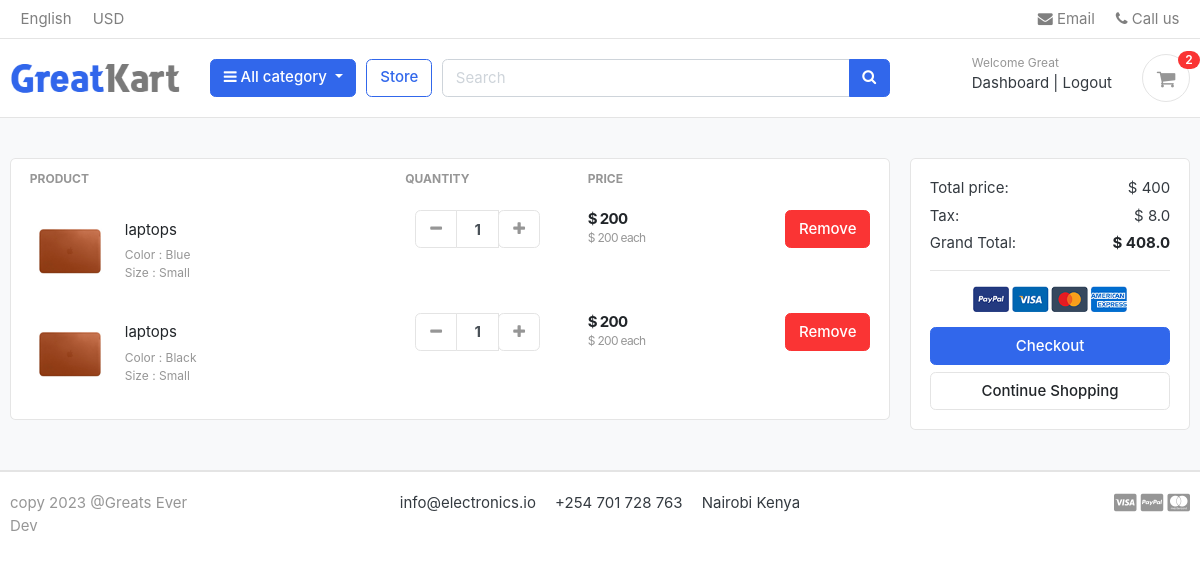
The app's page /cart/ (signed in), older data.
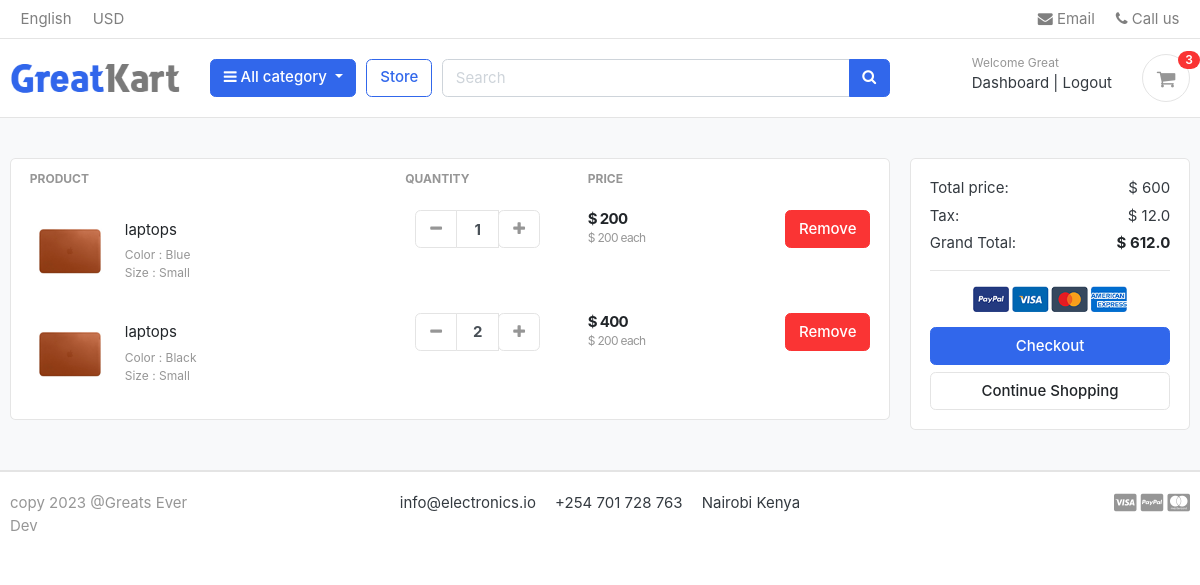
The same page, newer data.
### carts/models.py (models this page shows, shortened)
class CartItem(models.Model):
    user = models.ForeignKey(Account, on_delete=models.CASCADE, null=True)
    product = models.ForeignKey(Product, on_delete=models.CASCADE)
    variations = models.ManyToManyField(Variation, blank=True)
    cart    = models.ForeignKey(Cart, on_delete=models.CASCADE, null=True)
    quantity = models.IntegerField()
    is_active = models.BooleanField(default=True)
    def sub_total(self):
        return self.product.price * self.quantity

### store/models.py (models this page shows, shortened)
class Product(models.Model):
    product_name    = models.CharField(max_length=200, unique=True)
    slug            = models.SlugField(max_length=200, unique=True)
    description     = models.TextField(max_length=500, blank=True)
    price           = models.IntegerField()
    images          = models.ImageField(upload_to='photos/products')
    stock           = models.IntegerField()
    is_available    = models.BooleanField(default=True)
    category        = models.ForeignKey(Category, on_delete=models.CASCADE)
    created_date    = models.DateTimeField(auto_now_add=True)
    modified_date   = models.DateTimeField(auto_now=True)
    def get_url(self):
        return reverse('product_detail', args=[self.category.slug, self.slug])

### carts/views.py (the view)
# urls.py: path('', views.cart, name='cart'),
def cart(request, total=0, quantity=0, cart_items=None):
    try:
        tax = 0
        grand_total = 0
        if request.user.is_authenticated:
            cart_items = CartItem.objects.filter(user=request.user, is_active=True)
        else:
            cart = Cart.objects.get(cart_id=_cart_id(request))
            cart_items = CartItem.objects.filter(cart=cart, is_active=True)
        for cart_item in cart_items:
            total += (cart_item.product.price * cart_item.quantity)
            quantity += cart_item.quantity
        tax = (2 * total)/100
        grand_total = total + tax
    except ObjectDoesNotExist:
        pass #just ignore
    context = {
        'total': total,
        'quantity': quantity,
        'cart_items': cart_items,
        'tax'       : tax,
        'grand_total': grand_total,
    }
    return render(request, 'store/cart.html', context)

### carts/context_processors.py (called while the page is built)
def counter(request):
    cart_count = 0
    if 'admin' in request.path:
        return {}
    else:
        try:
            cart = Cart.objects.filter(cart_id=_cart_id(request))
            if request.user.is_authenticated:
                cart_items = CartItem.objects.all().filter(user=request.user)
            else:
                cart_items = CartItem.objects.all().filter(cart=cart[:1])
            for cart_item in cart_items:
                cart_count += cart_item.quantity
        except Cart.DoesNotExist:
            cart_count = 0
    return dict(cart_count=cart_count)

### carts/views.py (called while the page is built)
def _cart_id(request):
    cart = request.session.session_key
    if not cart:
        cart = request.session.create()
    return cart

### category/context_processors.py (called while the page is built)
def menu_links(request):
    links = Category.objects.all()
    return dict(links=links)

### category/models.py (called while the page is built)
    def get_url(self):
            return reverse('products_by_category', args=[self.slug])

### templates/store/cart.html (shortened to what this page needs)
{% extends 'base.html' %}
{% load static %}
{% block content %}
<section class="section-content padding-y bg">
<div class="container">
{% if not cart_items %}
	<h2 class="text-center">Your Shopping Cart is Empty</h2>
	<br>
	<div class="text-center">
		<a href="{% url 'store' %}" class="btn btn-primary">Continue Shopping</a>
	</div>
{% else %}
<div class="row">
	<aside class="col-lg-9">
<div class="card">
<table class="table table-borderless table-shopping-cart">
<thead class="text-muted">
<tr class="small text-uppercase">
  <th scope="col">Product</th>
  <th scope="col" width="120">Quantity</th>
  <th scope="col" width="120">Price</th>
  <th scope="col" class="text-right" width="200"> </th>
</tr>
</thead>
<tbody>
{% for cart_item in cart_items %}
<tr>
	<td>
		<figure class="itemside align-items-center">
			<div class="aside"><img src="{{ cart_item.product.images.url }}" class="img-sm"></div>
			<figcaption class="info">
				<a href="{{ cart_item.product.get_url }}" class="title text-dark">{{ cart_item.product.product_name }}</a>
				<p class="text-muted small">
					{% if cart_item.variations.all %}
						{% for item in cart_item.variations.all %}
							{{ item.variation_category | capfirst }} : {{ item.variation_value | capfirst }} <br>
						{% endfor %}
					{% endif %}
				</p>
			</figcaption>
		</figure>
	</td>
	<td>
					<div class="col">
						<div class="input-group input-spinner">
							<div class="input-group-prepend">
							<a href="{% url 'remove_cart' cart_item.product.id cart_item.id %}" class="btn btn-light" type="button" id="button-plus"> <i class="fa fa-minus"></i> </a>
							</div>
							<input type="text" class="form-control"  value="{{ cart_item.quantity }}">
							<div class="input-group-append">
								<form action="{% url 'add_cart' cart_item.product.id %}" method="POST">
									<button class="btn btn-light" type="submit" id="button-minus"> <i class="fa fa-plus"></i> </button>
								</form>
							</div>
						</div>
					</div>
	</td>
	<td>
		<div class="price-wrap">
			<var class="price">$ {{ cart_item.sub_total }}</var>
			<small class="text-muted"> $ {{ cart_item.product.price }} each </small>
		</div>
	</td>
	<td class="text-right">
	<a href="{% url 'remove_cart_item' cart_item.product.id cart_item.id %}" onclick="return confirm('Are you sure you want to delete this item?')" class="btn btn-danger"> Remove</a>
	</td>
</tr>
{% endfor %}
</tbody>
</table>
</div>
	</aside>
	<aside class="col-lg-3">
		<div class="card">
		<div class="card-body">
			<dl class="dlist-align">
			  <dt>Total price:</dt>
			  <dd class="text-right">$ {{total}}</dd>
			</dl>
			<dl class="dlist-align">
			  <dt>Tax:</dt>
			  <dd class="text-right"> $ {{tax}}</dd>
			</dl>
			<dl class="dlist-align">
			  <dt>Grand Total:</dt>
			  <dd class="text-right text-dark b"><strong>$ {{grand_total}}</strong></dd>
			</dl>
			<hr>
			<p class="text-center mb-3">
				<img src="{% static './images/misc/payments.png' %}" height="26">
			</p>
			<a href="{% url 'checkout' %}" class="btn btn-primary btn-block"> Checkout </a>
			<a href="{% url 'store' %}" class="btn btn-light btn-block">Continue Shopping</a>
		</div>
		</div>
</aside>
</div>
{% endif %}
</div>
</section>
{% endblock %}

### templates/includes/navbar.html (shortened to what this page needs)
{% load static %}
<header class="section-header">
    <nav class="navbar p-md-0 navbar-expand-sm navbar-light border-bottom">
        <div class="container">
            <div class="collapse navbar-collapse" id="navbarTop4">
                <ul class="navbar-nav mr-auto">
                    <li class="nav-item dropdown">
                        <a href="#" class="nav-link"> English </a>
                    </li>
                    <li class="nav-item dropdown">
                        <a href="#" class="nav-link"> USD </a>
                    </li>
                </ul>
                <ul class="navbar-nav">
                    <li><a href="#" class="nav-link"> <i class="fa fa-envelope"></i> Email </a></li>
                    <li><a href="#" class="nav-link"> <i class="fa fa-phone"></i> Call us </a></li>
                </ul>
            </div>
        </div>
    </nav>
    <section class="header-main border-bottom">
        <div class="container">
            <div class="row align-items-center">
                <div class="col-lg-2 col-md-3 col-6">
                    <a href="{% url 'home' %}" class="brand-wrap">
                        <img class="logo" src="{% static './images/logo.png' %}">
                    </a>
                </div>
                <div class="col-lg col-sm col-md col-6 flex-grow-0">
                    <div class="category-wrap dropdown d-inline-block float-right">
                        <button type="button" class="btn btn-primary dropdown-toggle" data-toggle="dropdown">
                            <i class="fa fa-bars"></i> All category
                        </button>
                    </div>
                </div>
                <a href="{% url 'store' %}" class="btn btn-outline-primary">Store</a>
                <div class="col-lg  col-md-6 col-sm-12 col">
                    <form action="{% url 'search' %}" class="search" method="GET">
                        <div class="input-group w-100">
                            <input type="text" class="form-control" style="width:60%;" placeholder="Search"
                                name="keyword">
                            <div class="input-group-append">
                                <button class="btn btn-primary" type="submit">
                                    <i class="fa fa-search"></i>
                                </button>
                            </div>
                        </div>
                    </form>
                </div>
                <div class="col-lg-3 col-sm-6 col-8 order-2 order-lg-3">
                    <div class="d-flex justify-content-end mb-3 mb-lg-0">
                        {% if user.id is None %}
                        <div class="widget-header">
                            <small class="title text-muted">Welcome guest!</small>
                            <div>
                                <a href="{% url 'login' %}">Sign in</a> <span class="dark-transp"> | </span>
                                <a href="{% url 'register' %}"> Register</a>
                            </div>
                        </div>
                        {% else %}
                        <div class="widget-header">
                            <small class="title text-muted">Welcome {{user.first_name}}</small>
                            <div>
                                <a href="{% url 'dashboard' %}">Dashboard</a> <span class="dark-transp"> | </span>
                                <a href="{% url 'logout' %}"> Logout</a>
                            </div>
                        </div>
                        {% endif %}
                        <a href="{% url 'cart' %}" class="widget-header pl-3 ml-3">
                            <div class="icon icon-sm rounded-circle border"><i class="fa fa-shopping-cart"></i></div>
                            <span class="badge badge-pill badge-danger notify">{{cart_count}}</span>
                        </a>
                    </div>
                </div>
            </div>
        </div>
    </section>
</header>

Row changes from the older to the newer data that the page shows:
changed CartItem (number 2 of 2 on the later page): quantity "1" → "2"; sub_total "200" → "400"
Text that changed along with them:
{{ cart_count }}: "2" → "3"
{{ total }}: "400" → "600"
{{ tax }}: "8.0" → "12.0"
{{ grand_total }}: "408.0" → "612.0"
